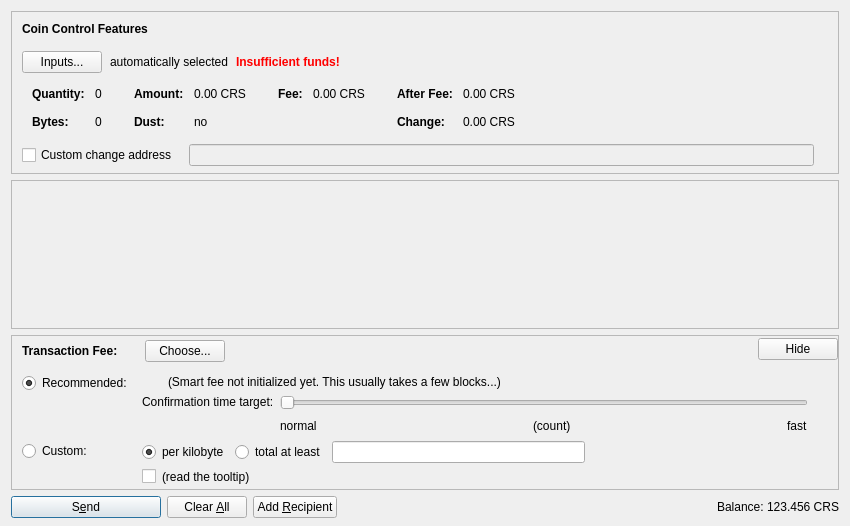
<?xml version="1.0" encoding="UTF-8"?>
<ui version="4.0">
 <class>SendCoinsDialog</class>
 <widget class="QDialog" name="SendCoinsDialog">
  <property name="geometry">
   <rect>
    <x>0</x>
    <y>0</y>
    <width>850</width>
    <height>526</height>
   </rect>
  </property>
  <property name="windowTitle">
   <string>Send Coins</string>
  </property>
  <layout class="QVBoxLayout" name="verticalLayout" stretch="0,1,0,0">
   <property name="bottomMargin">
    <number>8</number>
   </property>
   <item>
    <widget class="QFrame" name="frameCoinControl">
     <property name="sizePolicy">
      <sizepolicy hsizetype="Expanding" vsizetype="Expanding">
       <horstretch>0</horstretch>
       <verstretch>0</verstretch>
      </sizepolicy>
     </property>
     <property name="maximumSize">
      <size>
       <width>16777215</width>
       <height>16777215</height>
      </size>
     </property>
     <property name="frameShape">
      <enum>QFrame::StyledPanel</enum>
     </property>
     <property name="frameShadow">
      <enum>QFrame::Sunken</enum>
     </property>
     <layout class="QVBoxLayout" name="verticalLayoutCoinControl2">
      <property name="spacing">
       <number>0</number>
      </property>
      <property name="leftMargin">
       <number>0</number>
      </property>
      <property name="topMargin">
       <number>0</number>
      </property>
      <property name="rightMargin">
       <number>0</number>
      </property>
      <property name="bottomMargin">
       <number>6</number>
      </property>
      <item>
       <layout class="QVBoxLayout" name="verticalLayoutCoinControl" stretch="0,0,0,0,1">
        <property name="spacing">
         <number>0</number>
        </property>
        <property name="leftMargin">
         <number>10</number>
        </property>
        <property name="topMargin">
         <number>10</number>
        </property>
        <item>
         <layout class="QHBoxLayout" name="horizontalLayoutCoinControl1">
          <property name="bottomMargin">
           <number>15</number>
          </property>
          <item>
           <widget class="QLabel" name="labelCoinControlFeatures">
            <property name="sizePolicy">
             <sizepolicy hsizetype="Preferred" vsizetype="Maximum">
              <horstretch>0</horstretch>
              <verstretch>0</verstretch>
             </sizepolicy>
            </property>
            <property name="font">
             <font>
              <weight>75</weight>
              <bold>true</bold>
             </font>
            </property>
            <property name="styleSheet">
             <string notr="true">font-weight:bold;</string>
            </property>
            <property name="text">
             <string>Coin Control Features</string>
            </property>
           </widget>
          </item>
         </layout>
        </item>
        <item>
         <layout class="QHBoxLayout" name="horizontalLayoutCoinControl2" stretch="0,0,0,0">
          <property name="spacing">
           <number>8</number>
          </property>
          <property name="bottomMargin">
           <number>10</number>
          </property>
          <item>
           <widget class="QPushButton" name="pushButtonCoinControl">
            <property name="styleSheet">
             <string notr="true"/>
            </property>
            <property name="text">
             <string>Inputs...</string>
            </property>
            <property name="autoDefault">
             <bool>false</bool>
            </property>
           </widget>
          </item>
          <item>
           <widget class="QLabel" name="labelCoinControlAutomaticallySelected">
            <property name="text">
             <string>automatically selected</string>
            </property>
            <property name="margin">
             <number>5</number>
            </property>
           </widget>
          </item>
          <item>
           <widget class="QLabel" name="labelCoinControlInsuffFunds">
            <property name="font">
             <font>
              <weight>75</weight>
              <bold>true</bold>
             </font>
            </property>
            <property name="styleSheet">
             <string notr="true">color:red;font-weight:bold;</string>
            </property>
            <property name="text">
             <string>Insufficient funds!</string>
            </property>
            <property name="margin">
             <number>5</number>
            </property>
           </widget>
          </item>
          <item>
           <spacer name="horizontalSpacerCoinControl">
            <property name="orientation">
             <enum>Qt::Horizontal</enum>
            </property>
            <property name="sizeHint" stdset="0">
             <size>
              <width>40</width>
              <height>1</height>
             </size>
            </property>
           </spacer>
          </item>
         </layout>
        </item>
        <item>
         <widget class="QWidget" name="widgetCoinControl" native="true">
          <property name="sizePolicy">
           <sizepolicy hsizetype="Preferred" vsizetype="Preferred">
            <horstretch>0</horstretch>
            <verstretch>0</verstretch>
           </sizepolicy>
          </property>
          <property name="minimumSize">
           <size>
            <width>0</width>
            <height>0</height>
           </size>
          </property>
          <property name="styleSheet">
           <string notr="true"/>
          </property>
          <layout class="QHBoxLayout" name="horizontalLayoutCoinControl5">
           <property name="leftMargin">
            <number>0</number>
           </property>
           <property name="topMargin">
            <number>0</number>
           </property>
           <property name="rightMargin">
            <number>0</number>
           </property>
           <property name="bottomMargin">
            <number>0</number>
           </property>
           <item>
            <layout class="QHBoxLayout" name="horizontalLayoutCoinControl3" stretch="0,0,0,1">
             <property name="spacing">
              <number>20</number>
             </property>
             <property name="topMargin">
              <number>0</number>
             </property>
             <property name="bottomMargin">
              <number>10</number>
             </property>
             <item>
              <layout class="QFormLayout" name="formLayoutCoinControl1">
               <property name="horizontalSpacing">
                <number>10</number>
               </property>
               <property name="verticalSpacing">
                <number>14</number>
               </property>
               <property name="leftMargin">
                <number>10</number>
               </property>
               <property name="topMargin">
                <number>4</number>
               </property>
               <property name="rightMargin">
                <number>6</number>
               </property>
               <item row="0" column="0">
                <widget class="QLabel" name="labelCoinControlQuantityText">
                 <property name="font">
                  <font>
                   <weight>75</weight>
                   <bold>true</bold>
                  </font>
                 </property>
                 <property name="text">
                  <string>Quantity:</string>
                 </property>
                 <property name="margin">
                  <number>0</number>
                 </property>
                </widget>
               </item>
               <item row="0" column="1">
                <widget class="QLabel" name="labelCoinControlQuantity">
                 <property name="cursor">
                  <cursorShape>IBeamCursor</cursorShape>
                 </property>
                 <property name="contextMenuPolicy">
                  <enum>Qt::ActionsContextMenu</enum>
                 </property>
                 <property name="text">
                  <string notr="true">0</string>
                 </property>
                 <property name="margin">
                  <number>0</number>
                 </property>
                 <property name="textInteractionFlags">
                  <set>Qt::LinksAccessibleByMouse|Qt::TextSelectableByKeyboard|Qt::TextSelectableByMouse</set>
                 </property>
                </widget>
               </item>
               <item row="1" column="0">
                <widget class="QLabel" name="labelCoinControlBytesText">
                 <property name="font">
                  <font>
                   <weight>75</weight>
                   <bold>true</bold>
                  </font>
                 </property>
                 <property name="text">
                  <string>Bytes:</string>
                 </property>
                </widget>
               </item>
               <item row="1" column="1">
                <widget class="QLabel" name="labelCoinControlBytes">
                 <property name="cursor">
                  <cursorShape>IBeamCursor</cursorShape>
                 </property>
                 <property name="contextMenuPolicy">
                  <enum>Qt::ActionsContextMenu</enum>
                 </property>
                 <property name="text">
                  <string notr="true">0</string>
                 </property>
                 <property name="textInteractionFlags">
                  <set>Qt::LinksAccessibleByMouse|Qt::TextSelectableByKeyboard|Qt::TextSelectableByMouse</set>
                 </property>
                </widget>
               </item>
              </layout>
             </item>
             <item>
              <layout class="QFormLayout" name="formLayoutCoinControl2">
               <property name="horizontalSpacing">
                <number>10</number>
               </property>
               <property name="verticalSpacing">
                <number>14</number>
               </property>
               <property name="leftMargin">
                <number>6</number>
               </property>
               <property name="topMargin">
                <number>4</number>
               </property>
               <property name="rightMargin">
                <number>6</number>
               </property>
               <item row="0" column="0">
                <widget class="QLabel" name="labelCoinControlAmountText">
                 <property name="font">
                  <font>
                   <weight>75</weight>
                   <bold>true</bold>
                  </font>
                 </property>
                 <property name="text">
                  <string>Amount:</string>
                 </property>
                 <property name="margin">
                  <number>0</number>
                 </property>
                </widget>
               </item>
               <item row="0" column="1">
                <widget class="QLabel" name="labelCoinControlAmount">
                 <property name="cursor">
                  <cursorShape>IBeamCursor</cursorShape>
                 </property>
                 <property name="contextMenuPolicy">
                  <enum>Qt::ActionsContextMenu</enum>
                 </property>
                 <property name="text">
                  <string notr="true">0.00 CRS</string>
                 </property>
                 <property name="textInteractionFlags">
                  <set>Qt::LinksAccessibleByMouse|Qt::TextSelectableByKeyboard|Qt::TextSelectableByMouse</set>
                 </property>
                </widget>
               </item>
               <item row="1" column="0">
                <widget class="QLabel" name="labelCoinControlLowOutputText">
                 <property name="font">
                  <font>
                   <weight>75</weight>
                   <bold>true</bold>
                  </font>
                 </property>
                 <property name="text">
                  <string>Dust:</string>
                 </property>
                </widget>
               </item>
               <item row="1" column="1">
                <widget class="QLabel" name="labelCoinControlLowOutput">
                 <property name="cursor">
                  <cursorShape>IBeamCursor</cursorShape>
                 </property>
                 <property name="contextMenuPolicy">
                  <enum>Qt::ActionsContextMenu</enum>
                 </property>
                 <property name="text">
                  <string notr="true">no</string>
                 </property>
                 <property name="textInteractionFlags">
                  <set>Qt::LinksAccessibleByMouse|Qt::TextSelectableByKeyboard|Qt::TextSelectableByMouse</set>
                 </property>
                </widget>
               </item>
              </layout>
             </item>
             <item>
              <layout class="QFormLayout" name="formLayoutCoinControl3">
               <property name="horizontalSpacing">
                <number>10</number>
               </property>
               <property name="verticalSpacing">
                <number>14</number>
               </property>
               <property name="leftMargin">
                <number>6</number>
               </property>
               <property name="topMargin">
                <number>4</number>
               </property>
               <property name="rightMargin">
                <number>6</number>
               </property>
               <item row="0" column="0">
                <widget class="QLabel" name="labelCoinControlFeeText">
                 <property name="font">
                  <font>
                   <weight>75</weight>
                   <bold>true</bold>
                  </font>
                 </property>
                 <property name="text">
                  <string>Fee:</string>
                 </property>
                 <property name="margin">
                  <number>0</number>
                 </property>
                </widget>
               </item>
               <item row="0" column="1">
                <widget class="QLabel" name="labelCoinControlFee">
                 <property name="cursor">
                  <cursorShape>IBeamCursor</cursorShape>
                 </property>
                 <property name="contextMenuPolicy">
                  <enum>Qt::ActionsContextMenu</enum>
                 </property>
                 <property name="text">
                  <string notr="true">0.00 CRS</string>
                 </property>
                 <property name="textInteractionFlags">
                  <set>Qt::LinksAccessibleByMouse|Qt::TextSelectableByKeyboard|Qt::TextSelectableByMouse</set>
                 </property>
                </widget>
               </item>
              </layout>
             </item>
             <item>
              <layout class="QFormLayout" name="formLayoutCoinControl4">
               <property name="horizontalSpacing">
                <number>10</number>
               </property>
               <property name="verticalSpacing">
                <number>14</number>
               </property>
               <property name="leftMargin">
                <number>6</number>
               </property>
               <property name="topMargin">
                <number>4</number>
               </property>
               <property name="rightMargin">
                <number>6</number>
               </property>
               <item row="0" column="0">
                <widget class="QLabel" name="labelCoinControlAfterFeeText">
                 <property name="font">
                  <font>
                   <weight>75</weight>
                   <bold>true</bold>
                  </font>
                 </property>
                 <property name="text">
                  <string>After Fee:</string>
                 </property>
                 <property name="margin">
                  <number>0</number>
                 </property>
                </widget>
               </item>
               <item row="0" column="1">
                <widget class="QLabel" name="labelCoinControlAfterFee">
                 <property name="cursor">
                  <cursorShape>IBeamCursor</cursorShape>
                 </property>
                 <property name="contextMenuPolicy">
                  <enum>Qt::ActionsContextMenu</enum>
                 </property>
                 <property name="text">
                  <string notr="true">0.00 CRS</string>
                 </property>
                 <property name="textInteractionFlags">
                  <set>Qt::LinksAccessibleByMouse|Qt::TextSelectableByKeyboard|Qt::TextSelectableByMouse</set>
                 </property>
                </widget>
               </item>
               <item row="1" column="0">
                <widget class="QLabel" name="labelCoinControlChangeText">
                 <property name="font">
                  <font>
                   <weight>75</weight>
                   <bold>true</bold>
                  </font>
                 </property>
                 <property name="text">
                  <string>Change:</string>
                 </property>
                </widget>
               </item>
               <item row="1" column="1">
                <widget class="QLabel" name="labelCoinControlChange">
                 <property name="cursor">
                  <cursorShape>IBeamCursor</cursorShape>
                 </property>
                 <property name="contextMenuPolicy">
                  <enum>Qt::ActionsContextMenu</enum>
                 </property>
                 <property name="text">
                  <string notr="true">0.00 CRS</string>
                 </property>
                 <property name="textInteractionFlags">
                  <set>Qt::LinksAccessibleByMouse|Qt::TextSelectableByKeyboard|Qt::TextSelectableByMouse</set>
                 </property>
                </widget>
               </item>
              </layout>
             </item>
            </layout>
           </item>
          </layout>
         </widget>
        </item>
        <item>
         <layout class="QHBoxLayout" name="horizontalLayoutCoinControl4" stretch="0,0,0">
          <property name="spacing">
           <number>12</number>
          </property>
          <property name="sizeConstraint">
           <enum>QLayout::SetDefaultConstraint</enum>
          </property>
          <property name="topMargin">
           <number>5</number>
          </property>
          <property name="rightMargin">
           <number>5</number>
          </property>
          <item>
           <widget class="QCheckBox" name="checkBoxCoinControlChange">
            <property name="toolTip">
             <string>If this is activated, but the change address is empty or invalid, change will be sent to a newly generated address.</string>
            </property>
            <property name="text">
             <string>Custom change address</string>
            </property>
           </widget>
          </item>
          <item>
           <widget class="QValidatedLineEdit" name="lineEditCoinControlChange">
            <property name="enabled">
             <bool>false</bool>
            </property>
            <property name="sizePolicy">
             <sizepolicy hsizetype="Expanding" vsizetype="Fixed">
              <horstretch>0</horstretch>
              <verstretch>0</verstretch>
             </sizepolicy>
            </property>
           </widget>
          </item>
          <item>
           <widget class="QLabel" name="labelCoinControlChangeLabel">
            <property name="sizePolicy">
             <sizepolicy hsizetype="Preferred" vsizetype="Expanding">
              <horstretch>0</horstretch>
              <verstretch>0</verstretch>
             </sizepolicy>
            </property>
            <property name="minimumSize">
             <size>
              <width>0</width>
              <height>0</height>
             </size>
            </property>
            <property name="text">
             <string/>
            </property>
            <property name="margin">
             <number>3</number>
            </property>
           </widget>
          </item>
         </layout>
        </item>
        <item>
         <spacer name="verticalSpacerCoinControl">
          <property name="orientation">
           <enum>Qt::Vertical</enum>
          </property>
          <property name="sizeHint" stdset="0">
           <size>
            <width>800</width>
            <height>1</height>
           </size>
          </property>
         </spacer>
        </item>
       </layout>
      </item>
     </layout>
    </widget>
   </item>
   <item>
    <widget class="QScrollArea" name="scrollArea">
     <property name="widgetResizable">
      <bool>true</bool>
     </property>
     <widget class="QWidget" name="scrollAreaWidgetContents">
      <property name="geometry">
       <rect>
        <x>0</x>
        <y>0</y>
        <width>830</width>
        <height>104</height>
       </rect>
      </property>
      <layout class="QVBoxLayout" name="verticalLayout_2" stretch="0,1">
       <property name="leftMargin">
        <number>0</number>
       </property>
       <property name="topMargin">
        <number>0</number>
       </property>
       <property name="rightMargin">
        <number>0</number>
       </property>
       <property name="bottomMargin">
        <number>0</number>
       </property>
       <item>
        <layout class="QVBoxLayout" name="entries">
         <property name="spacing">
          <number>6</number>
         </property>
        </layout>
       </item>
       <item>
        <spacer name="verticalSpacer">
         <property name="orientation">
          <enum>Qt::Vertical</enum>
         </property>
         <property name="sizeHint" stdset="0">
          <size>
           <width>20</width>
           <height>40</height>
          </size>
         </property>
        </spacer>
       </item>
      </layout>
     </widget>
    </widget>
   </item>
   <item>
    <widget class="QFrame" name="frameFee">
     <property name="sizePolicy">
      <sizepolicy hsizetype="Expanding" vsizetype="Expanding">
       <horstretch>0</horstretch>
       <verstretch>0</verstretch>
      </sizepolicy>
     </property>
     <property name="maximumSize">
      <size>
       <width>16777215</width>
       <height>16777215</height>
      </size>
     </property>
     <property name="frameShape">
      <enum>QFrame::StyledPanel</enum>
     </property>
     <property name="frameShadow">
      <enum>QFrame::Sunken</enum>
     </property>
     <layout class="QVBoxLayout" name="verticalLayoutFee1">
      <property name="spacing">
       <number>0</number>
      </property>
      <property name="leftMargin">
       <number>0</number>
      </property>
      <property name="topMargin">
       <number>0</number>
      </property>
      <property name="rightMargin">
       <number>0</number>
      </property>
      <property name="bottomMargin">
       <number>0</number>
      </property>
      <item>
       <layout class="QVBoxLayout" name="verticalLayoutFee2" stretch="0,0,0">
        <property name="spacing">
         <number>0</number>
        </property>
        <property name="leftMargin">
         <number>10</number>
        </property>
        <property name="topMargin">
         <number>0</number>
        </property>
        <item>
         <layout class="QHBoxLayout" name="horizontalLayoutFee1">
          <property name="bottomMargin">
           <number>0</number>
          </property>
          <item>
           <layout class="QVBoxLayout" name="verticalLayoutFee7">
            <property name="spacing">
             <number>0</number>
            </property>
            <item>
             <spacer name="verticalSpacerSmartFee">
              <property name="orientation">
               <enum>Qt::Vertical</enum>
              </property>
              <property name="sizeType">
               <enum>QSizePolicy::Fixed</enum>
              </property>
              <property name="sizeHint" stdset="0">
               <size>
                <width>1</width>
                <height>4</height>
               </size>
              </property>
             </spacer>
            </item>
            <item>
             <layout class="QHBoxLayout" name="horizontalLayoutSmartFee">
              <property name="spacing">
               <number>10</number>
              </property>
              <item>
               <widget class="QLabel" name="labelFeeHeadline">
                <property name="sizePolicy">
                 <sizepolicy hsizetype="Preferred" vsizetype="Maximum">
                  <horstretch>0</horstretch>
                  <verstretch>0</verstretch>
                 </sizepolicy>
                </property>
                <property name="font">
                 <font>
                  <weight>75</weight>
                  <bold>true</bold>
                 </font>
                </property>
                <property name="styleSheet">
                 <string notr="true">font-weight:bold;</string>
                </property>
                <property name="text">
                 <string>Transaction Fee:</string>
                </property>
               </widget>
              </item>
              <item>
               <widget class="QLabel" name="labelFeeMinimized">
                <property name="text">
                 <string/>
                </property>
               </widget>
              </item>
              <item>
               <widget class="QPushButton" name="buttonChooseFee">
                <property name="text">
                 <string>Choose...</string>
                </property>
               </widget>
              </item>
             </layout>
            </item>
            <item>
             <spacer name="verticalSpacer_5">
              <property name="orientation">
               <enum>Qt::Vertical</enum>
              </property>
              <property name="sizeHint" stdset="0">
               <size>
                <width>1</width>
                <height>1</height>
               </size>
              </property>
             </spacer>
            </item>
           </layout>
          </item>
          <item>
           <spacer name="horizontalSpacer_4">
            <property name="orientation">
             <enum>Qt::Horizontal</enum>
            </property>
            <property name="sizeHint" stdset="0">
             <size>
              <width>40</width>
              <height>20</height>
             </size>
            </property>
           </spacer>
          </item>
          <item>
           <widget class="QPushButton" name="buttonMinimizeFee">
            <property name="toolTip">
             <string>collapse fee-settings</string>
            </property>
            <property name="text">
             <string>Hide</string>
            </property>
           </widget>
          </item>
         </layout>
        </item>
        <item>
         <widget class="QFrame" name="frameFeeSelection">
          <layout class="QVBoxLayout" name="verticalLayoutFee12">
           <property name="spacing">
            <number>0</number>
           </property>
           <property name="leftMargin">
            <number>0</number>
           </property>
           <property name="topMargin">
            <number>0</number>
           </property>
           <property name="rightMargin">
            <number>0</number>
           </property>
           <property name="bottomMargin">
            <number>0</number>
           </property>
           <item>
            <layout class="QGridLayout" name="gridLayoutFee">
             <property name="topMargin">
              <number>10</number>
             </property>
             <property name="bottomMargin">
              <number>4</number>
             </property>
             <property name="horizontalSpacing">
              <number>10</number>
             </property>
             <property name="verticalSpacing">
              <number>4</number>
             </property>
             <item row="1" column="1">
              <layout class="QVBoxLayout" name="verticalLayoutFee8">
               <property name="spacing">
                <number>6</number>
               </property>
               <item>
                <layout class="QHBoxLayout" name="horizontalLayoutFee13">
                 <item>
                  <widget class="QRadioButton" name="radioCustomPerKilobyte">
                   <property name="toolTip">
                    <string>If the custom fee is set to 1000 satoshis and the transaction is only 250 bytes, then &quot;per kilobyte&quot; only pays 250 satoshis in fee, while &quot;total at least&quot; pays 1000 satoshis. For transactions bigger than a kilobyte both pay by kilobyte.</string>
                   </property>
                   <property name="text">
                    <string>per kilobyte</string>
                   </property>
                   <property name="checked">
                    <bool>true</bool>
                   </property>
                   <attribute name="buttonGroup">
                    <string notr="true">groupCustomFee</string>
                   </attribute>
                  </widget>
                 </item>
                 <item>
                  <widget class="QRadioButton" name="radioCustomAtLeast">
                   <property name="toolTip">
                    <string>If the custom fee is set to 1000 satoshis and the transaction is only 250 bytes, then &quot;per kilobyte&quot; only pays 250 satoshis in fee, while &quot;total at least&quot; pays 1000 satoshis. For transactions bigger than a kilobyte both pay by kilobyte.</string>
                   </property>
                   <property name="text">
                    <string>total at least</string>
                   </property>
                   <attribute name="buttonGroup">
                    <string notr="true">groupCustomFee</string>
                   </attribute>
                  </widget>
                 </item>
                 <item>
                  <widget class="BitcoinAmountField" name="customFee"/>
                 </item>
                 <item>
                  <spacer name="horizontalSpacer_6">
                   <property name="orientation">
                    <enum>Qt::Horizontal</enum>
                   </property>
                   <property name="sizeHint" stdset="0">
                    <size>
                     <width>1</width>
                     <height>1</height>
                    </size>
                   </property>
                  </spacer>
                 </item>
                </layout>
               </item>
               <item>
                <layout class="QHBoxLayout" name="horizontalLayoutFee8">
                 <item>
                  <widget class="QCheckBox" name="checkBoxMinimumFee">
                   <property name="toolTip">
                    <string>Paying only the minimum fee is just fine as long as there is less transaction volume than space in the blocks. But be aware that this can end up in a never confirming transaction once there is more demand for criptoreal transactions than the network can process.</string>
                   </property>
                   <property name="text">
                    <string/>
                   </property>
                  </widget>
                 </item>
                 <item>
                  <widget class="QLabel" name="labelMinFeeWarning">
                   <property name="enabled">
                    <bool>true</bool>
                   </property>
                   <property name="toolTip">
                    <string>Paying only the minimum fee is just fine as long as there is less transaction volume than space in the blocks. But be aware that this can end up in a never confirming transaction once there is more demand for criptoreal transactions than the network can process.</string>
                   </property>
                   <property name="text">
                    <string>(read the tooltip)</string>
                   </property>
                   <property name="margin">
                    <number>5</number>
                   </property>
                  </widget>
                 </item>
                 <item>
                  <spacer name="horizontalSpacer_2">
                   <property name="orientation">
                    <enum>Qt::Horizontal</enum>
                   </property>
                   <property name="sizeHint" stdset="0">
                    <size>
                     <width>1</width>
                     <height>1</height>
                    </size>
                   </property>
                  </spacer>
                 </item>
                </layout>
               </item>
              </layout>
             </item>
             <item row="0" column="0">
              <layout class="QVBoxLayout" name="verticalLayoutFee4" stretch="0,1">
               <item>
                <widget class="QRadioButton" name="radioSmartFee">
                 <property name="text">
                  <string>Recommended:</string>
                 </property>
                 <property name="checked">
                  <bool>true</bool>
                 </property>
                 <attribute name="buttonGroup">
                  <string notr="true">groupFee</string>
                 </attribute>
                </widget>
               </item>
               <item>
                <spacer name="verticalSpacer_2">
                 <property name="orientation">
                  <enum>Qt::Vertical</enum>
                 </property>
                 <property name="sizeHint" stdset="0">
                  <size>
                   <width>1</width>
                   <height>1</height>
                  </size>
                 </property>
                </spacer>
               </item>
              </layout>
             </item>
             <item row="1" column="0">
              <layout class="QVBoxLayout" name="verticalLayoutFee9" stretch="0,1">
               <item>
                <widget class="QRadioButton" name="radioCustomFee">
                 <property name="text">
                  <string>Custom:</string>
                 </property>
                 <attribute name="buttonGroup">
                  <string notr="true">groupFee</string>
                 </attribute>
                </widget>
               </item>
               <item>
                <spacer name="verticalSpacer_6">
                 <property name="orientation">
                  <enum>Qt::Vertical</enum>
                 </property>
                 <property name="sizeHint" stdset="0">
                  <size>
                   <width>1</width>
                   <height>1</height>
                  </size>
                 </property>
                </spacer>
               </item>
              </layout>
             </item>
             <item row="0" column="1">
              <layout class="QVBoxLayout" name="verticalLayoutFee3" stretch="0,0,1">
               <property name="spacing">
                <number>6</number>
               </property>
               <property name="topMargin">
                <number>2</number>
               </property>
               <item>
                <layout class="QHBoxLayout" name="horizontalLayoutFee12">
                 <item>
                  <widget class="QLabel" name="labelSmartFee">
                   <property name="text">
                    <string/>
                   </property>
                   <property name="margin">
                    <number>2</number>
                   </property>
                  </widget>
                 </item>
                 <item>
                  <widget class="QLabel" name="labelFeeEstimation">
                   <property name="text">
                    <string/>
                   </property>
                  </widget>
                 </item>
                 <item>
                  <widget class="QLabel" name="labelSmartFee2">
                   <property name="text">
                    <string>(Smart fee not initialized yet. This usually takes a few blocks...)</string>
                   </property>
                   <property name="margin">
                    <number>2</number>
                   </property>
                  </widget>
                 </item>
                 <item>
                  <spacer name="horizontalSpacer_5">
                   <property name="orientation">
                    <enum>Qt::Horizontal</enum>
                   </property>
                   <property name="sizeHint" stdset="0">
                    <size>
                     <width>1</width>
                     <height>1</height>
                    </size>
                   </property>
                  </spacer>
                 </item>
                </layout>
               </item>
               <item>
                <layout class="QHBoxLayout" name="horizontalLayoutFee9">
                 <item>
                  <layout class="QVBoxLayout" name="verticalLayoutFee6">
                   <item>
                    <widget class="QLabel" name="labelSmartFee3">
                     <property name="text">
                      <string>Confirmation time target:</string>
                     </property>
                     <property name="margin">
                      <number>2</number>
                     </property>
                    </widget>
                   </item>
                   <item>
                    <spacer name="verticalSpacer_3">
                     <property name="orientation">
                      <enum>Qt::Vertical</enum>
                     </property>
                     <property name="sizeHint" stdset="0">
                      <size>
                       <width>1</width>
                       <height>1</height>
                      </size>
                     </property>
                    </spacer>
                   </item>
                  </layout>
                 </item>
                 <item>
                  <layout class="QVBoxLayout" name="verticalLayoutFee5">
                   <property name="rightMargin">
                    <number>30</number>
                   </property>
                   <item>
                    <widget class="QSlider" name="sliderSmartFee">
                     <property name="minimum">
                      <number>0</number>
                     </property>
                     <property name="maximum">
                      <number>23</number>
                     </property>
                     <property name="pageStep">
                      <number>1</number>
                     </property>
                     <property name="value">
                      <number>0</number>
                     </property>
                     <property name="orientation">
                      <enum>Qt::Horizontal</enum>
                     </property>
                     <property name="invertedAppearance">
                      <bool>false</bool>
                     </property>
                     <property name="invertedControls">
                      <bool>false</bool>
                     </property>
                     <property name="tickPosition">
                      <enum>QSlider::NoTicks</enum>
                     </property>
                    </widget>
                   </item>
                   <item>
                    <layout class="QHBoxLayout" name="horizontalLayoutFee10">
                     <item>
                      <widget class="QLabel" name="labelSmartFeeNormal">
                       <property name="text">
                        <string>normal</string>
                       </property>
                      </widget>
                     </item>
                     <item>
                      <spacer name="horizontalSpacer_7">
                       <property name="orientation">
                        <enum>Qt::Horizontal</enum>
                       </property>
                       <property name="sizeHint" stdset="0">
                        <size>
                         <width>40</width>
                         <height>20</height>
                        </size>
                       </property>
                      </spacer>
                     </item>
                     <item>
                      <widget class="QLabel" name="confirmationTargetLabel">
                       <property name="text">
                        <string notr="true">(count)</string>
                       </property>
                      </widget>
                     </item>
                     <item>
                      <spacer name="horizontalSpacer_3">
                       <property name="orientation">
                        <enum>Qt::Horizontal</enum>
                       </property>
                       <property name="sizeHint" stdset="0">
                        <size>
                         <width>40</width>
                         <height>20</height>
                        </size>
                       </property>
                      </spacer>
                     </item>
                     <item>
                      <widget class="QLabel" name="labelSmartFeeFast">
                       <property name="text">
                        <string>fast</string>
                       </property>
                      </widget>
                     </item>
                    </layout>
                   </item>
                  </layout>
                 </item>
                </layout>
               </item>
               <item>
                <spacer name="verticalSpacer_4">
                 <property name="orientation">
                  <enum>Qt::Vertical</enum>
                 </property>
                 <property name="sizeHint" stdset="0">
                  <size>
                   <width>1</width>
                   <height>1</height>
                  </size>
                 </property>
                </spacer>
               </item>
              </layout>
             </item>
            </layout>
           </item>
          </layout>
         </widget>
        </item>
        <item>
         <spacer name="verticalSpacerFee">
          <property name="orientation">
           <enum>Qt::Vertical</enum>
          </property>
          <property name="sizeHint" stdset="0">
           <size>
            <width>800</width>
            <height>1</height>
           </size>
          </property>
         </spacer>
        </item>
       </layout>
      </item>
     </layout>
    </widget>
   </item>
   <item>
    <layout class="QHBoxLayout" name="horizontalLayout">
     <item>
      <widget class="QPushButton" name="sendButton">
       <property name="minimumSize">
        <size>
         <width>150</width>
         <height>0</height>
        </size>
       </property>
       <property name="toolTip">
        <string>Confirm the send action</string>
       </property>
       <property name="text">
        <string>S&amp;end</string>
       </property>
       <property name="icon">
        <iconset resource="../bitcoin.qrc">
         <normaloff>:/icons/send</normaloff>:/icons/send</iconset>
       </property>
       <property name="autoDefault">
        <bool>false</bool>
       </property>
       <property name="default">
        <bool>true</bool>
       </property>
      </widget>
     </item>
     <item>
      <widget class="QPushButton" name="clearButton">
       <property name="sizePolicy">
        <sizepolicy hsizetype="Minimum" vsizetype="Fixed">
         <horstretch>0</horstretch>
         <verstretch>0</verstretch>
        </sizepolicy>
       </property>
       <property name="toolTip">
        <string>Clear all fields of the form.</string>
       </property>
       <property name="text">
        <string>Clear &amp;All</string>
       </property>
       <property name="icon">
        <iconset resource="../bitcoin.qrc">
         <normaloff>:/icons/remove</normaloff>:/icons/remove</iconset>
       </property>
       <property name="autoDefault">
        <bool>false</bool>
       </property>
      </widget>
     </item>
     <item>
      <widget class="QPushButton" name="addButton">
       <property name="toolTip">
        <string>Send to multiple recipients at once</string>
       </property>
       <property name="text">
        <string>Add &amp;Recipient</string>
       </property>
       <property name="icon">
        <iconset resource="../bitcoin.qrc">
         <normaloff>:/icons/add</normaloff>:/icons/add</iconset>
       </property>
       <property name="autoDefault">
        <bool>false</bool>
       </property>
      </widget>
     </item>
     <item>
      <spacer name="horizontalSpacer">
       <property name="orientation">
        <enum>Qt::Horizontal</enum>
       </property>
       <property name="sizeHint" stdset="0">
        <size>
         <width>40</width>
         <height>20</height>
        </size>
       </property>
      </spacer>
     </item>
     <item>
      <layout class="QHBoxLayout" name="horizontalLayout_2">
       <property name="spacing">
        <number>3</number>
       </property>
       <item>
        <widget class="QLabel" name="label">
         <property name="sizePolicy">
          <sizepolicy hsizetype="Preferred" vsizetype="Fixed">
           <horstretch>0</horstretch>
           <verstretch>0</verstretch>
          </sizepolicy>
         </property>
         <property name="text">
          <string>Balance:</string>
         </property>
        </widget>
       </item>
       <item>
        <widget class="QLabel" name="labelBalance">
         <property name="sizePolicy">
          <sizepolicy hsizetype="Preferred" vsizetype="Fixed">
           <horstretch>0</horstretch>
           <verstretch>0</verstretch>
          </sizepolicy>
         </property>
         <property name="cursor">
          <cursorShape>IBeamCursor</cursorShape>
         </property>
         <property name="text">
          <string notr="true">123.456 CRS</string>
         </property>
         <property name="textInteractionFlags">
          <set>Qt::LinksAccessibleByMouse|Qt::TextSelectableByKeyboard|Qt::TextSelectableByMouse</set>
         </property>
        </widget>
       </item>
      </layout>
     </item>
    </layout>
   </item>
  </layout>
 </widget>
 <customwidgets>
  <customwidget>
   <class>QValidatedLineEdit</class>
   <extends>QLineEdit</extends>
   <header>qvalidatedlineedit.h</header>
  </customwidget>
  <customwidget>
   <class>BitcoinAmountField</class>
   <extends>QLineEdit</extends>
   <header>bitcoinamountfield.h</header>
   <container>1</container>
  </customwidget>
 </customwidgets>
 <resources>
  <include location="../bitcoin.qrc"/>
 </resources>
 <connections/>
 <buttongroups>
  <buttongroup name="groupFee"/>
  <buttongroup name="groupCustomFee"/>
 </buttongroups>
</ui>
